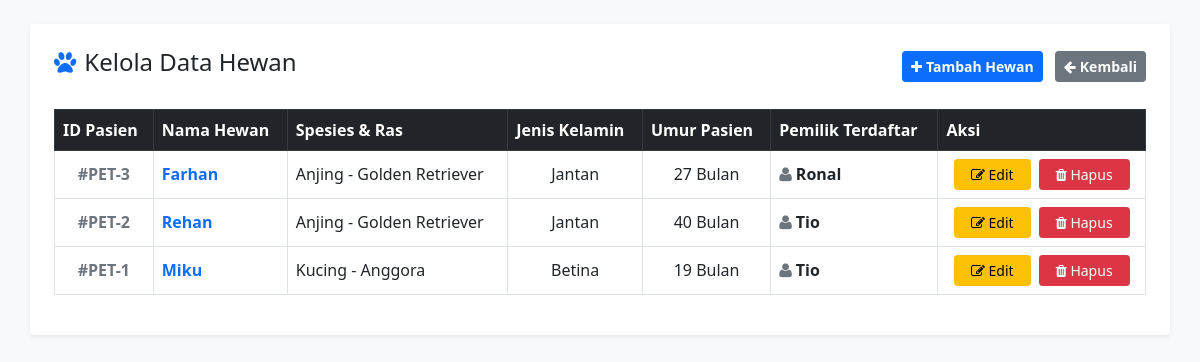
Screenshot of /page/data_hewan.php (signed in) with the database file from the repository.
### tables this page shows
CREATE TABLE `hewan` (
  `ID_Hewan` int(11) NOT NULL,
  `ID_Pemilik` int(11) DEFAULT NULL,
  `Nama_Hewan` varchar(100) NOT NULL,
  `Spesies` varchar(50) DEFAULT NULL,
  `Ras` varchar(50) DEFAULT NULL,
  `Jenis_Kelamin` enum('Jantan','Betina') DEFAULT NULL,
  `Tanggal_Lahir` date DEFAULT NULL
);

CREATE TABLE `pemilik` (
  `ID_Pemilik` int(11) NOT NULL,
  `Nama_Pemilik` varchar(100) NOT NULL,
  `No_Telepon` varchar(20) DEFAULT NULL,
  `Alamat` text
);

### page/data_hewan.php (the view, shortened to what this page needs)
<?php
include '../config/koneksi.php';
?>
<!DOCTYPE html>
<html lang="id">
<head>
    <link href="../vendor/bootstrap/css/bootstrap.min.css" rel="stylesheet">
    <link rel="stylesheet" href="../assets/css/fontawesome.css">
</head>
<body class="bg-light p-4">
    <div class="container bg-white p-4 shadow-sm rounded">
        <div class="d-flex justify-content-between align-items-center mb-4">
            <h4><i class="fa fa-paw me-2 text-primary"></i>Kelola Data Hewan</h4>
            <div>
                <a href="tambah_hewan.php" class="btn btn-sm btn-primary fw-bold me-2"><i class="fa fa-plus me-1"></i>Tambah Hewan</a>
                <a href="../index.php" class="btn btn-sm btn-secondary fw-bold"><i class="fa fa-arrow-left me-1"></i>Kembali</a>
            </div>
        </div>
        <div class="table-responsive">
            <table class="table table-bordered table-hover align-middle">
                <thead class="table-dark">
                    <tr>
                        <th>ID Pasien</th>
                        <th>Nama Hewan</th>
                        <th>Spesies & Ras</th>
                        <th>Jenis Kelamin</th>
                        <th>Umur Pasien</th>
                        <th>Pemilik Terdaftar</th>
                        <th>Aksi</th>
                    </tr>
                </thead>
                <tbody>
                    <?php
                    $query = "SELECT hewan.*, pemilik.Nama_Pemilik FROM hewan
                              INNER JOIN pemilik ON hewan.ID_Pemilik = pemilik.ID_Pemilik
                              ORDER BY hewan.ID_Hewan DESC";
                    $res = mysqli_query($koneksi, $query);
                    if (mysqli_num_rows($res) > 0) {
                        while($row = mysqli_fetch_assoc($res)) {
                            $tgl_lahir = new DateTime($row['Tanggal_Lahir']);
                            $sekarang = new DateTime();
                            $selisih = $sekarang->diff($tgl_lahir);
                            $umur_bulan = ($selisih->y * 12) + $selisih->m;
                            echo "<tr>
                                    <td class='text-center fw-bold text-secondary'>#PET-{$row['ID_Hewan']}</td>
                                    <td class='fw-bold text-primary'>".htmlspecialchars($row['Nama_Hewan'])."</td>
                                    <td>".htmlspecialchars($row['Spesies'])." - ".htmlspecialchars($row['Ras'])."</td>
                                    <td class='text-center'>{$row['Jenis_Kelamin']}</td>
                                    <td class='text-center'>{$umur_bulan} Bulan</td>
                                    <td class='fw-bold'><i class='fa fa-user me-1 text-muted small'></i>".htmlspecialchars($row['Nama_Pemilik'])."</td>
                                    <td class='text-center'>
                                        <a href='edit_hewan.php?id={$row['ID_Hewan']}' class='btn btn-sm btn-warning px-3 me-1'>
                                            <i class='fa fa-edit'></i> Edit
                                        </a>
                                        <a href='data_hewan.php?hapus={$row['ID_Hewan']}' class='btn btn-sm btn-danger px-3' onclick='return confirm(\"Apakah Anda yakin ingin menghapus data pasien ini?\")'>
                                            <i class='fa fa-trash'></i> Hapus
                                        </a>
                                    </td>
                                  </tr>";
                        }
                    } else {
                        echo "<tr><td colspan='7' class='text-center py-4 text-muted'>Belum ada data pasien terdaftar.</td></tr>";
                    }
                    ?>
                </tbody>
            </table>
        </div>
    </div>
</body>
</html>

### rows the page displays
hewan: ID_Hewan "3", Nama_Hewan "Farhan", Spesies "Anjing", Ras "Golden Retriever", Jenis_Kelamin "Jantan", ID_Pemilik.Nama_Pemilik "Ronal"
hewan: ID_Hewan "2", Nama_Hewan "Rehan", Spesies "Anjing", Ras "Golden Retriever", Jenis_Kelamin "Jantan", ID_Pemilik.Nama_Pemilik "Tio"
hewan: ID_Hewan "1", Nama_Hewan "Miku", Spesies "Kucing", Ras "Anggora", Jenis_Kelamin "Betina", ID_Pemilik.Nama_Pemilik "Tio"
